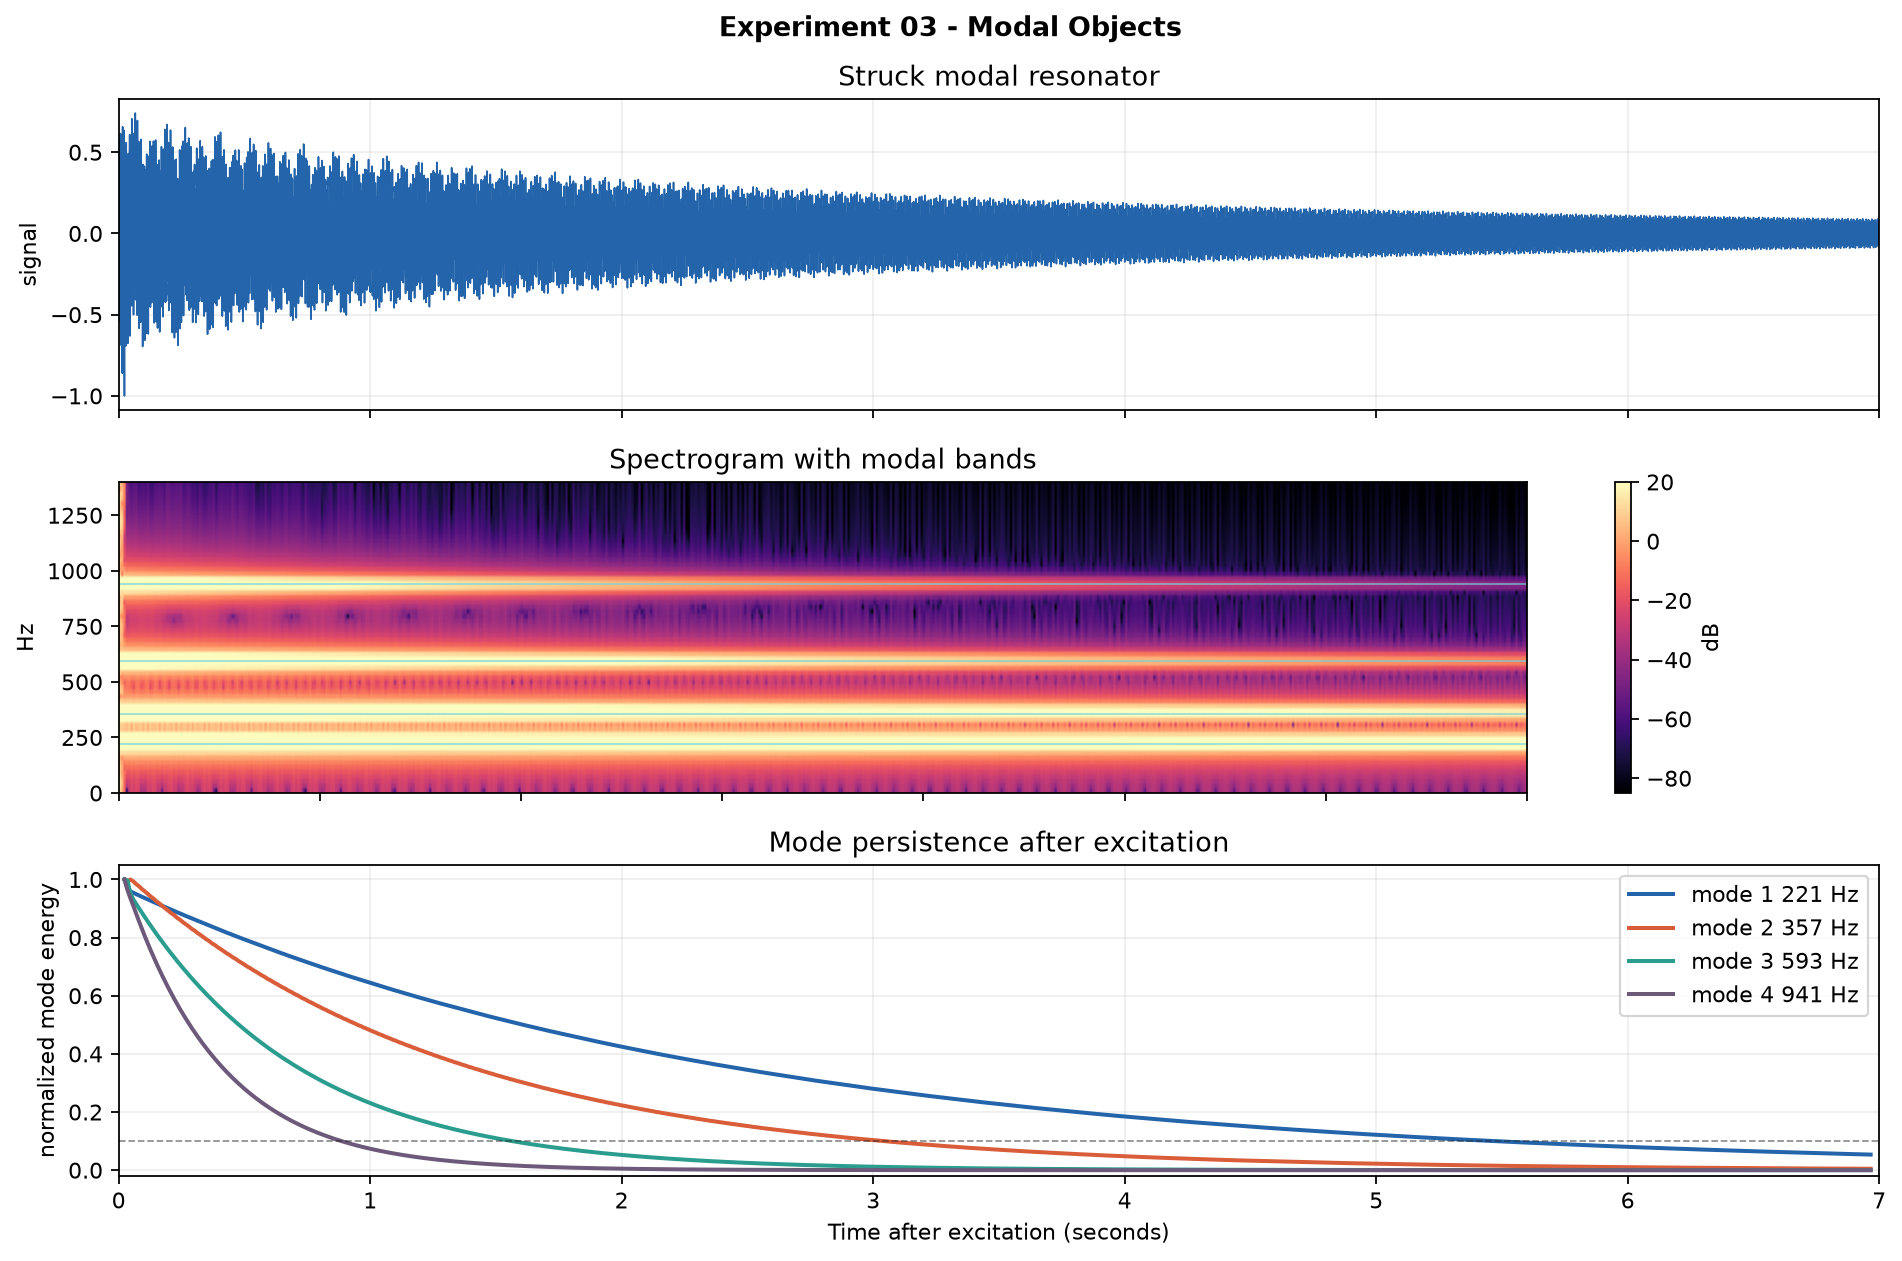

Recreate this plot in Python.
"""
Experiment 03 - Modal Objects

Generate a struck modal resonator and track each mode after excitation.
This reconnects persistence with physical modeling: each mode is a decaying
oscillator with its own lifetime.
"""

from __future__ import annotations

import argparse
from pathlib import Path
import sys

import numpy as np

PROJECT_ROOT = Path(__file__).resolve().parents[1]
if str(PROJECT_ROOT) not in sys.path:
    sys.path.insert(0, str(PROJECT_ROOT))

from persistence.detectors import analyze_frames, normalize
from persistence.trackers import band_energy_trace, band_stability_score, survival_time

try:
    import matplotlib.pyplot as plt
except ImportError as exc:
    raise SystemExit("Install dependencies with: pip install -r requirements.txt") from exc


SAMPLE_RATE = 44_100
DURATION_SECONDS = 7.0
WINDOW_SIZE = 2048
HOP_SIZE = 512

MODES = [
    {"name": "mode 1", "frequency": 221.0, "amplitude": 1.00, "decay": 4.8},
    {"name": "mode 2", "frequency": 357.0, "amplitude": 0.65, "decay": 2.6},
    {"name": "mode 3", "frequency": 593.0, "amplitude": 0.45, "decay": 1.35},
    {"name": "mode 4", "frequency": 941.0, "amplitude": 0.35, "decay": 0.75},
]


def generate_modal_resonator() -> tuple[np.ndarray, np.ndarray]:
    times = np.arange(int(SAMPLE_RATE * DURATION_SECONDS)) / SAMPLE_RATE
    rng = np.random.default_rng(23)
    signal = np.zeros_like(times)

    for mode in MODES:
        phase = rng.uniform(0, 2 * np.pi)
        envelope = np.exp(-times / mode["decay"])
        signal += mode["amplitude"] * envelope * np.sin(
            2 * np.pi * mode["frequency"] * times + phase
        )

    excitation = np.zeros_like(times)
    burst_samples = int(0.04 * SAMPLE_RATE)
    excitation[:burst_samples] = np.hanning(burst_samples) * rng.normal(0, 0.4, burst_samples)
    return times, normalize(signal + excitation)


def main() -> None:
    parser = argparse.ArgumentParser(description="Track modes in a modal resonator.")
    parser.add_argument("--save", help="Save plot instead of opening a window.")
    args = parser.parse_args()

    times, signal = generate_modal_resonator()
    frames = analyze_frames(signal, SAMPLE_RATE, WINDOW_SIZE, HOP_SIZE)

    traces = {
        mode["name"]: band_energy_trace(frames, mode["frequency"], 45)
        for mode in MODES
    }

    print("Modal object summary")
    print("mode    freq_hz  decay_s  survival_s  stability  late_energy")
    for mode in MODES:
        energy = traces[mode["name"]]
        late_energy = float(np.mean(energy[-max(3, len(energy) // 5) :]))
        print(
            f"{mode['name']:6s} {mode['frequency']:7.1f} {mode['decay']:8.2f} "
            f"{survival_time(frames.frame_times, energy):10.2f} "
            f"{band_stability_score(energy):9.3f} {late_energy:11.3f}"
        )

    figure, axes = plt.subplots(3, 1, figsize=(12, 8), sharex=True)
    figure.suptitle("Experiment 03 - Modal Objects", fontweight="bold")

    axes[0].plot(times, signal, color="#2364aa", linewidth=0.75)
    axes[0].set_ylabel("signal")
    axes[0].set_title("Struck modal resonator")
    axes[0].grid(True, alpha=0.2)

    image = axes[1].imshow(
        frames.spectrum_db[frames.frequencies <= 1_400],
        origin="lower",
        aspect="auto",
        extent=[0, DURATION_SECONDS, 0, 1_400],
        cmap="magma",
        vmin=-85,
        vmax=20,
    )
    for mode in MODES:
        axes[1].axhline(mode["frequency"], color="#73d2de", linewidth=0.8, alpha=0.7)
    axes[1].set_ylabel("Hz")
    axes[1].set_title("Spectrogram with modal bands")
    figure.colorbar(image, ax=axes[1], label="dB")

    colors = ["#2364aa", "#d95d39", "#2a9d8f", "#6d597a"]
    for mode, color in zip(MODES, colors):
        axes[2].plot(
            frames.frame_times,
            traces[mode["name"]],
            label=f"{mode['name']} {mode['frequency']:.0f} Hz",
            color=color,
            linewidth=1.8,
        )
    axes[2].axhline(0.1, color="#222222", linewidth=0.8, linestyle="--", alpha=0.5)
    axes[2].set_ylim(-0.02, 1.05)
    axes[2].set_xlabel("Time after excitation (seconds)")
    axes[2].set_ylabel("normalized mode energy")
    axes[2].set_title("Mode persistence after excitation")
    axes[2].legend(loc="upper right")
    axes[2].grid(True, alpha=0.2)

    figure.tight_layout()
    if args.save:
        figure.savefig(args.save, dpi=160, bbox_inches="tight")
        print(f"Saved plot to {args.save}")
    else:
        plt.show()


if __name__ == "__main__":
    main()
